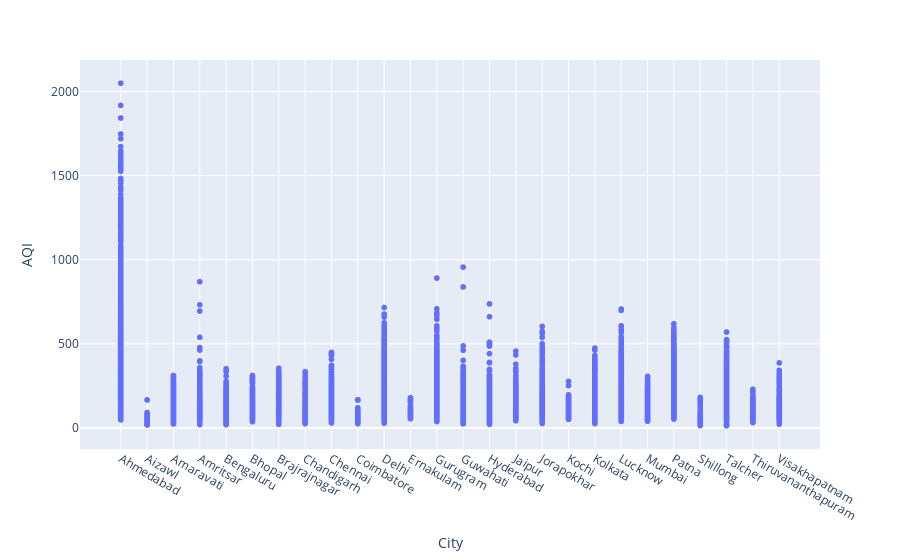

Notebook source saved alongside this figure:
### Code cell
import plotly.express as pe

fig=pe.scatter(df,x='City',y='AQI')
fig.show()

### Figure 1 — Plotly figure (JSON) as saved in the notebook; plotly's stock layout.template omitted (floating-point values rounded to 4 significant figures; data arrays with more than 128 entries replaced by an {"elided": "..."} marker saying what was removed)
{"data": [{"hovertemplate": "City=%{x}<br>AQI=%{y}<extra></extra>", "legendgroup": "", "marker": {"color": "#636efa", "symbol": "circle"}, "mode": "markers", "name": "", "showlegend": false, "type": "scattergl", "x": {"elided": "29531 str values"}, "xaxis": "x", "y": {"elided": "29531 float values"}, "yaxis": "y"}], "layout": {"legend": {"tracegroupgap": 0}, "margin": {"t": 60}, "xaxis": {"anchor": "y", "domain": [0, 1], "title": {"text": "City"}}, "yaxis": {"anchor": "x", "domain": [0, 1], "title": {"text": "AQI"}}}}
